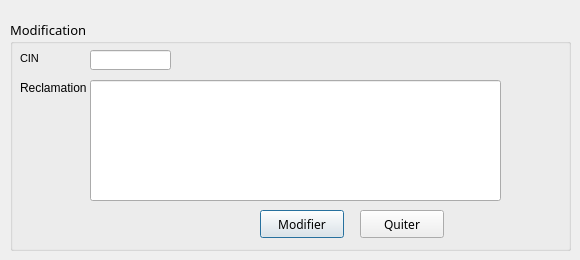
      <widget class="QWidget" name="tab_12">
       <attribute name="title">
        <string>Modifier</string>
       </attribute>
       <widget class="QGroupBox" name="groupBox_16">
        <property name="geometry">
         <rect>
          <x>10</x>
          <y>20</y>
          <width>561</width>
          <height>231</height>
         </rect>
        </property>
        <property name="font">
         <font>
          <family>MS Reference Sans Serif</family>
          <pointsize>10</pointsize>
          <weight>50</weight>
          <bold>false</bold>
         </font>
        </property>
        <property name="styleSheet">
         <string notr="true">QTextEdit, QListView {
    background-color: white;
    background-image: url(draft.png);
    background-attachment: fixed;
}</string>
        </property>
        <property name="title">
         <string>Modification</string>
        </property>
        <widget class="QLabel" name="label_11">
         <property name="geometry">
          <rect>
           <x>10</x>
           <y>30</y>
           <width>71</width>
           <height>16</height>
          </rect>
         </property>
         <property name="font">
          <font>
           <family>MS Shell Dlg 2</family>
           <pointsize>8</pointsize>
           <weight>50</weight>
           <bold>false</bold>
          </font>
         </property>
         <property name="styleSheet">
          <string notr="true">QLabel 
{
rgb(255, 255, 255)
font: 8pt &quot;MS Shell Dlg 2&quot;;}</string>
         </property>
         <property name="text">
          <string>CIN</string>
         </property>
        </widget>
        <widget class="QLineEdit" name="lineEditCin_r_modif">
         <property name="geometry">
          <rect>
           <x>80</x>
           <y>30</y>
           <width>81</width>
           <height>20</height>
          </rect>
         </property>
         <property name="styleSheet">
          <string notr="true"/>
         </property>
        </widget>
        <widget class="QLabel" name="label_39">
         <property name="geometry">
          <rect>
           <x>10</x>
           <y>60</y>
           <width>71</width>
           <height>16</height>
          </rect>
         </property>
         <property name="text">
          <string>Reclamation</string>
         </property>
        </widget>
        <widget class="QPushButton" name="modifier_r">
         <property name="geometry">
          <rect>
           <x>250</x>
           <y>190</y>
           <width>84</width>
           <height>28</height>
          </rect>
         </property>
         <property name="font">
          <font>
           <family>MS Reference Sans Serif</family>
          </font>
         </property>
         <property name="focusPolicy">
          <enum>Qt::StrongFocus</enum>
         </property>
         <property name="styleSheet">
          <string notr="true">QPushButton::hover
{
	background-color: qlineargradient(spread:pad, x1:0, y1:0.511, x2:1, y2:0.511, stop:0 rgba(0, 207, 179, 255),stop:1 rgb(108, 135, 255));

}</string>
         </property>
         <property name="text">
          <string>Modifier</string>
         </property>
         <property name="default">
          <bool>true</bool>
         </property>
        </widget>
        <widget class="QPushButton" name="pushButton_AjoutProdui_16">
         <property name="geometry">
          <rect>
           <x>350</x>
           <y>190</y>
           <width>84</width>
           <height>28</height>
          </rect>
         </property>
         <property name="font">
          <font>
           <family>MS Reference Sans Serif</family>
          </font>
         </property>
         <property name="contextMenuPolicy">
          <enum>Qt::NoContextMenu</enum>
         </property>
         <property name="styleSheet">
          <string notr="true">QPushButton::hover
{
	background-color: qlineargradient(spread:pad, x1:0, y1:0.511, x2:1, y2:0.511, stop:0 rgba(0, 207, 179, 255),stop:1 rgb(108, 135, 255));

}</string>
         </property>
         <property name="text">
          <string>Quiter</string>
         </property>
         <property name="autoDefault">
          <bool>false</bool>
         </property>
         <property name="default">
          <bool>false</bool>
         </property>
         <property name="flat">
          <bool>false</bool>
         </property>
        </widget>
        <widget class="QLineEdit" name="lineEdit_r_modif">
         <property name="geometry">
          <rect>
           <x>80</x>
           <y>60</y>
           <width>411</width>
           <height>121</height>
          </rect>
         </property>
         <property name="styleSheet">
          <string notr="true"/>
         </property>
         <property name="text">
          <string/>
         </property>
        </widget>
       </widget>
      </widget>
